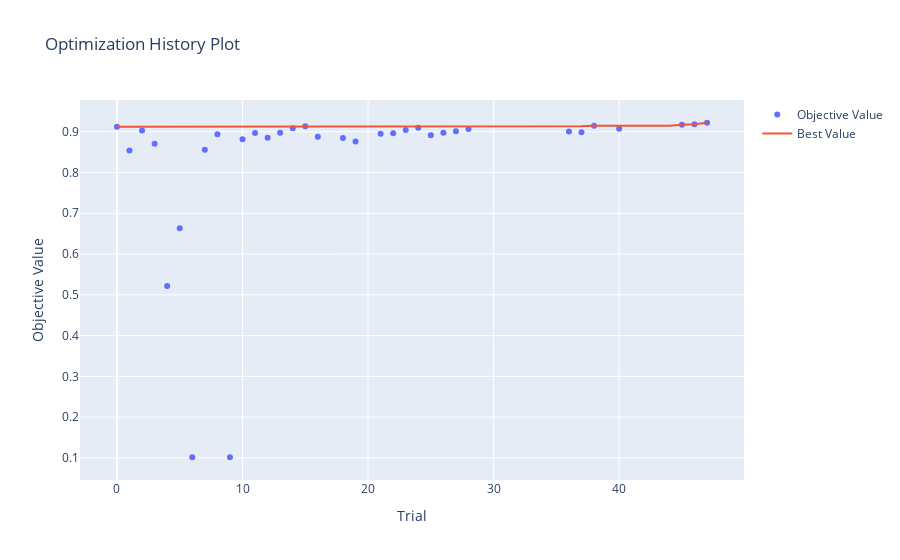

Notebook cell for this chart:
### Code cell
optuna.visualization.plot_optimization_history(fmnist_cnn_study)

### Figure 1 — Plotly figure (JSON) as saved in the notebook; plotly's stock layout.template omitted (floating-point values rounded to 4 significant figures)
{"data": [{"mode": "markers", "name": "Objective Value", "type": "scatter", "x": [0, 1, 2, 3, 4, 5, 6, 7, 8, 9, 10, 11, 12, 13, 14, 15, 16, 18, 19, 21, 22, 23, 24, 25, 26, 27, 28, 36, 37, 38, 40, 45, 46, 47], "y": [0.9122, 0.854, 0.903, 0.8707, 0.5216, 0.6633, 0.1016, 0.8561, 0.8937, 0.1016, 0.8817, 0.8967, 0.8854, 0.8978, 0.9088, 0.9137, 0.8879, 0.8849, 0.8758, 0.895, 0.8961, 0.9043, 0.9099, 0.8912, 0.8974, 0.9014, 0.9068, 0.9007, 0.899, 0.9146, 0.9075, 0.9174, 0.9186, 0.9221]}, {"mode": "lines", "name": "Best Value", "type": "scatter", "x": [0, 1, 2, 3, 4, 5, 6, 7, 8, 9, 10, 11, 12, 13, 14, 15, 16, 17, 18, 19, 20, 21, 22, 23, 24, 25, 26, 27, 28, 29, 30, 31, 32, 33, 34, 35, 36, 37, 38, 39, 40, 41, 42, 43, 44, 45, 46, 47], "y": [0.9122, 0.9122, 0.9122, 0.9122, 0.9122, 0.9122, 0.9122, 0.9122, 0.9122, 0.9122, 0.9122, 0.9122, 0.9122, 0.9122, 0.9122, 0.9137, 0.9137, 0.9137, 0.9137, 0.9137, 0.9137, 0.9137, 0.9137, 0.9137, 0.9137, 0.9137, 0.9137, 0.9137, 0.9137, 0.9137, 0.9137, 0.9137, 0.9137, 0.9137, 0.9137, 0.9137, 0.9137, 0.9137, 0.9146, 0.9146, 0.9146, 0.9146, 0.9146, 0.9146, 0.9146, 0.9174, 0.9186, 0.9221]}, {"marker": {"color": "#cccccc"}, "mode": "markers", "name": "Infeasible Trial", "showlegend": false, "type": "scatter", "x": [], "y": []}], "layout": {"title": {"text": "Optimization History Plot"}, "xaxis": {"title": {"text": "Trial"}}, "yaxis": {"title": {"text": "Objective Value"}}}}
